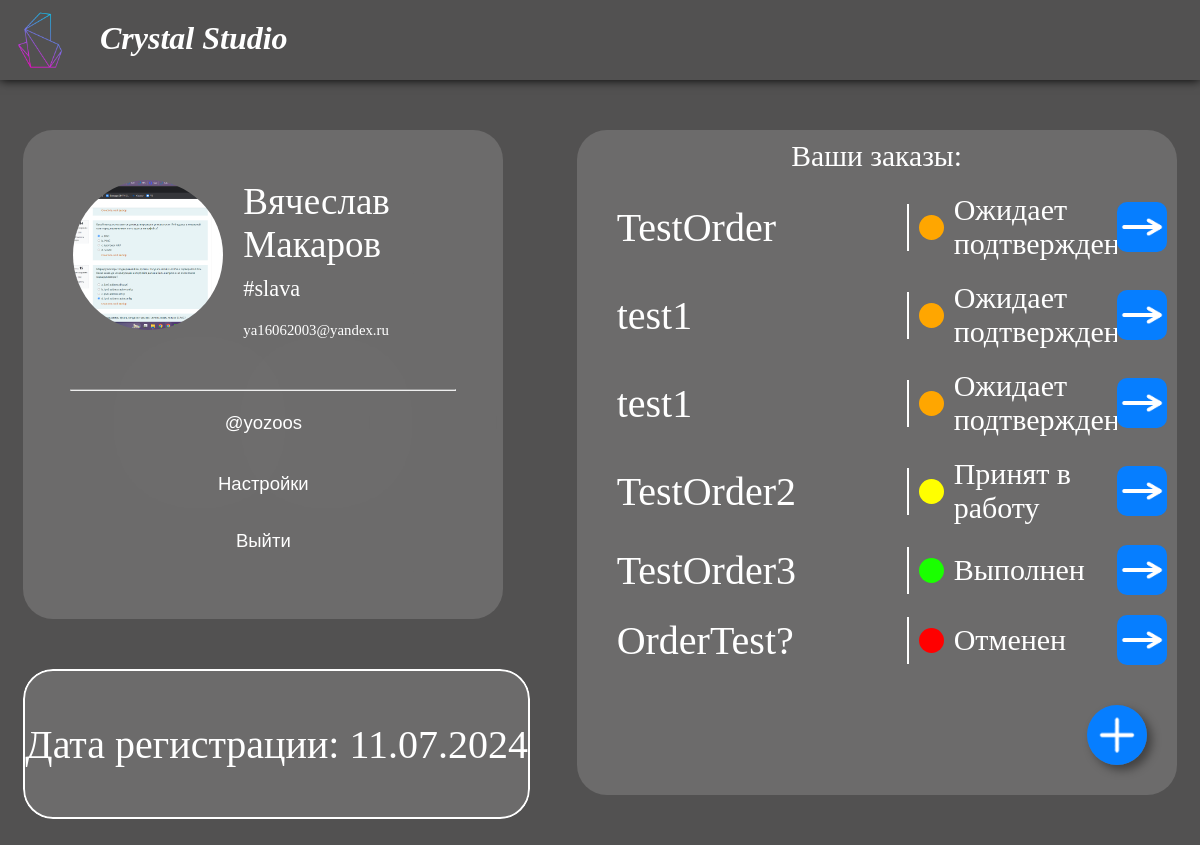
/profile/ (signed in), run on the app's committed database.
### testapp1/models.py (models this page shows, shortened)
class Profile(models.Model):
    user = models.OneToOneField(User, on_delete=models.CASCADE)
    first_name = models.CharField(max_length=30, blank=False, default="none")
    second_name = models.CharField(max_length=30, blank=True)
    email = models.EmailField(blank=False, default="none")
    telegram_id = models.CharField(max_length=30, blank=True)
    group = models.ForeignKey(UserGroup, on_delete=models.CASCADE, null=True, blank=True)

class Order(models.Model):
    creator = models.ForeignKey(User, on_delete=models.CASCADE)
    name = models.CharField(max_length=100, blank=False, default="none")
    worker = models.CharField(max_length=30, blank=True)
    about = models.TextField(max_length=500, blank=True)
    deadline = models.DateTimeField(blank=True, null=True)
    status = models.CharField(max_length=15, blank=False, default="sent")
    created_time = models.DateTimeField(blank=False, default=timezone.now)

### testapp1/views.py (the view)
# urls.py: path('profile/', profile_page),
def profile_page(request):
    if getGroup(request.user) != "Client" and getGroup(request.user) != "Admin":
        return HttpResponseRedirect('/worker')
    Prof = Profile.objects.filter(user=request.user)[0]
    firstname = Prof.first_name
    secondname = Prof.second_name
    email = Prof.email
    telegram_id = Prof.telegram_id
    date_reg = request.user.date_joined.strftime("%d.%m.%Y")
    ordersSent = Order.objects.filter(creator=request.user) & Order.objects.filter(status="sent")
    ordersSentArr = []
    for i in ordersSent:
        ordersSentArr.append([i.name, i.id])
    print(ordersSentArr)
    ordersInWork = Order.objects.filter(creator=request.user) & Order.objects.filter(status="inwork")
    ordersInWorkArr = []
    for i in ordersInWork:
        ordersInWorkArr.append([i.name, i.id])
    ordersComplete = Order.objects.filter(creator=request.user) & Order.objects.filter(status="complete")
    ordersCompleteArr = []
    for i in ordersComplete:
        ordersCompleteArr.append([i.name, i.id])
    ordersCanceled = Order.objects.filter(creator=request.user) & Order.objects.filter(status="canceled")
    ordersCanceledArr = []
    for i in ordersCanceled:
        ordersCanceledArr.append([i.name, i.id])
    return render(request, 'profile.html', {'username': request.user.get_username(), 'firstname': firstname,
                                            'secondname': secondname, 'email': email, "telegram": telegram_id,
                                            'datereg': date_reg, 'orderssent': ordersSentArr,
                                            'ordersinwork': ordersInWorkArr, 'orderscomplete': ordersCompleteArr,
                                            'orderscanceled': ordersCanceledArr})

### testapp1/views.py (called while the page is built)
def getProfile(user):
    return Profile.objects.filter(user=user)[0]

def getGroup(user):
    return getProfile(user).group.groupname

### testapp1/templates/profile.html (shortened to what this page needs)
<!DOCTYPE html>
{% load static %}
<html lang="ru">
<head>
    <link rel="stylesheet" type="text/css" href="{% static 'css/index.css' %}">
    <link rel="stylesheet" type="text/css" href="{% static 'css/profile.css' %}">
</head>
<body>
    <div class="hatProfile">
        <div class="logoBox"><img src="{% static 'img/logo1.png' %}"><a href="/index/"><h1 id="title">Crystal Studio</h1></a></div>
    </div>
    <div class="content">
    <div class="line">
        <div class="leftblockProfile">
            <div class="blockProfile">
                <div class="Avatar_names">
                    <div class="avatarProfile" onclick="document.getElementById('fileInput').click()"><img id="uploadImg" src="{% static 'img/upload_file2.png' %}"><img id="avatarImg" src="{% static 'img/avatar1.png' %}"></div>
                    <div class="AllNames_email">
                        <div class="Allnames">
                            <div class="FirstName">{{firstname}}</div>
                            <div class="SecondName">{{secondname}}</div>
                        </div>
                        <div class="nickname">#{{username}}</div>
                        <div class="email">{{email}}</div>
                    </div>
                </div>
                <div class="buttonsProfile">
                    <hr>
                    {%if telegram == "" %}
                    <button onclick="window.location.href='/profile/changetg/'">Привязать Telegram</button>
                    {% else %}
                    <button><img class="telelogo" src="{% static 'img/telegramlogo.png' %}">{{telegram}}<img class="telelogo" src="{% static 'img/telegramlogo.png' %}"></button>
                    {% endif %}
                    <button onclick="window.location.href='/profile/settings/'">Настройки</button>
                    <button id="exitBut" onclick="exitProfile()">Выйти</button>
                </div>
            </div>
            <div class="StatBlock">
                <div class="stats ActiveStat" id="firstReg" onclick="skipstas()"> Дата регистрации: {{datereg}}</div>
            </div>
        </div>
        <div class="menuProfile">
            <div id="yourorders" class="text">Ваши заказы:</div>
            {% for i, id in orderssent %}
            <div class="order_item" onclick="gotoOrder(this)">
                <div class="order_name">{{i}}</div>
                <div class="order_status_color_1"></div>
                <div class="order_status">Ожидает подтверждения</div>
                <div class="go_order_buttom"><img src="{% static 'img/arrow_6.png' %}"></div>
            </div>
            {% endfor %}
            {% for i, id in ordersinwork %}
            <div class="order_item" onclick="gotoOrder(this)">
                <div class="order_name">{{i}}</div>
                <div class="order_status_color_2"></div>
                <div class="order_status">Принят в работу</div>
                <div class="go_order_buttom"><img src="{% static 'img/arrow_6.png' %}"></div>
            </div>
            {% endfor %}
            {% for i, id in orderscomplete %}
            <div class="order_item" onclick="gotoOrder(this)">
                <div class="order_name">{{i}}</div>
                <div class="order_status_color_3"></div>
                <div class="order_status">Выполнен</div>
                <div class="go_order_buttom"><img src="{% static 'img/arrow_6.png' %}"></div>
            </div>
            {% endfor %}
            {% for i, id in orderscanceled %}
            <div class="order_item" onclick="gotoOrder(this)">
                <div class="order_name">{{i}}</div>
                <div class="order_status_color_4"></div>
                <div class="order_status">Отменен</div>
                <div class="go_order_buttom"><img src="{% static 'img/arrow_6.png' %}"></div>
            </div>
            {% endfor %}
            <div class="new_order"><div class="new_order_but" onclick="window.location.href='/neworder/'" title="Создать новый заказ"><img src="{% static 'img/plus_1.png' %}"></div></div>
        </div>
    </div>
    </div>
</body>
</html>

### testapp1/static/css/index.css (style rules this page uses)
#title { font-family: "MyriadPro"; font-style: italic; font-size: xx-large; margin: 20px; }
body { margin: 0; }
.logoBox { display: flex; flex-direction: row; }
.logoBox img { height: 80px; width: 80px; }
.content { min-height: calc(100vh - 213px); }
hr { width: 10%; margin-top: 5vh; }
.line { display: flex; flex-direction: row; margin-top: 50px; margin-bottom: 50px; flex-wrap: wrap; }

### data on the page
Profile: first_name "Вячеслав", second_name "Макаров", email "ya16062003@yandex.ru", telegram "@yozoos"
Order: orderssent "TestOrder"
Order: orderssent "test1"
Order: orderssent "test1"
Order: ordersinwork "TestOrder2"
Order: orderscomplete "TestOrder3"
Order: orderscanceled "OrderTest?"

### other printed values
{{ username }} "slava"
{{ datereg }} "11.07.2024"
